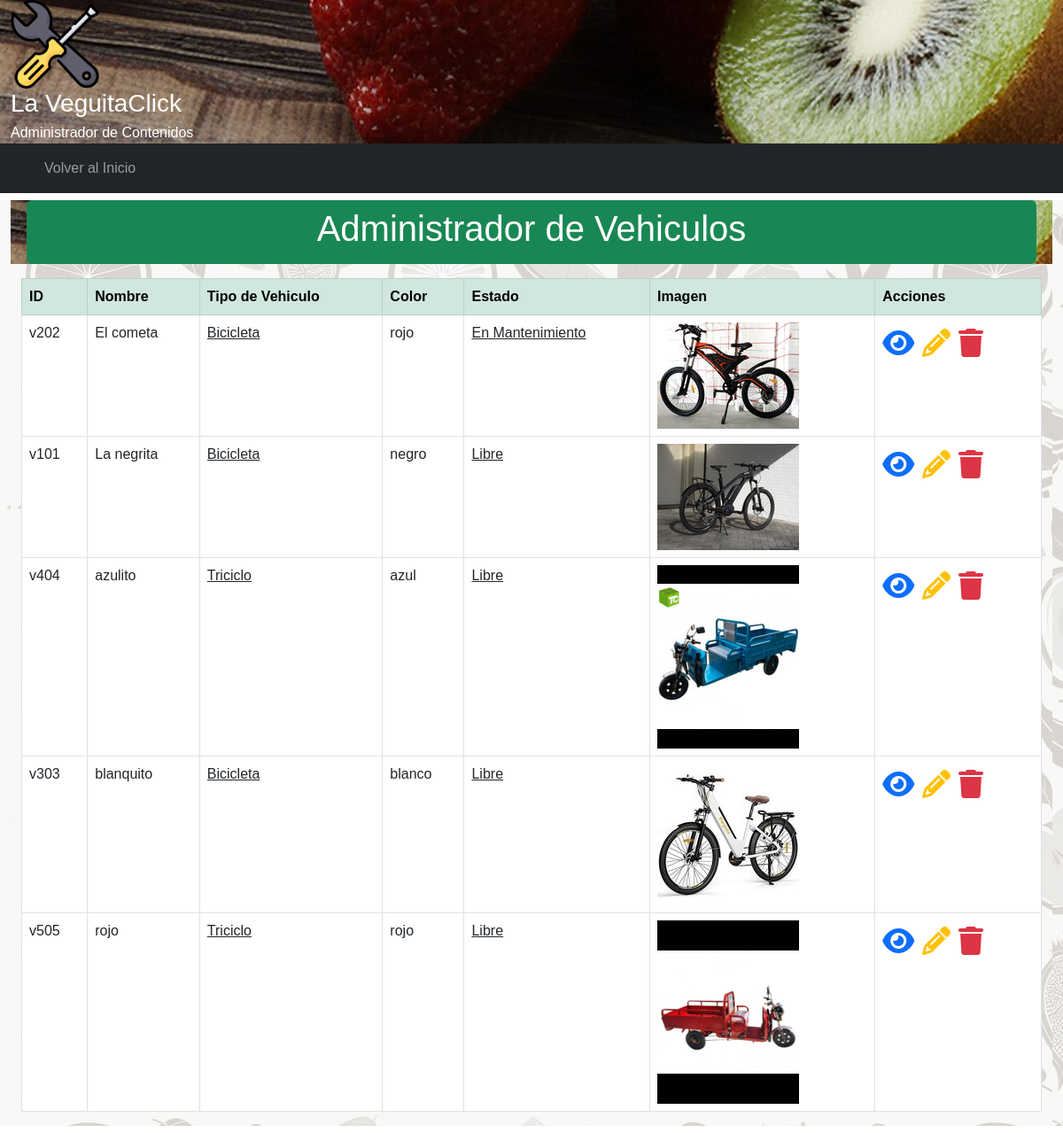
The app's page /crud/vehiculo/ with its own data.
### crud/models.py (models this page shows, shortened)
class Vehiculo(models.Model):
    idVehiculo = models.CharField(primary_key=True,verbose_name='ID',max_length=20)
    nombre = models.CharField(verbose_name='Nombre',max_length=250)
    tipo = models.ForeignKey(TipoVehiculo,verbose_name='Tipo de Vehiculo',on_delete=models.CASCADE)
    color = models.CharField(verbose_name='Color de Vehiculo',max_length=12)
    estado = models.ForeignKey(EstadoVehiculo,verbose_name='Estado de Vehiculo',on_delete=models.CASCADE)
    image = models.ImageField(verbose_name='Imagen',upload_to='vehiculo',null=True,blank=True)
    created_at = models.DateTimeField(verbose_name='Fecha creación', auto_now_add=True)
    updated_at = models.DateTimeField(verbose_name='Fecha actualización', auto_now=True)
    class Meta:
        verbose_name = 'vehiculo'
        verbose_name_plural = 'vehiculos'
        ordering = ['nombre']

class TipoVehiculo(models.Model):
    tipo = models.CharField(verbose_name='Tipo de Vehiculo', max_length=50)
    created_at = models.DateTimeField(verbose_name='Fecha creación', auto_now_add=True)
    updated_at = models.DateTimeField(verbose_name='Fecha actualización', auto_now=True)
    class Meta:
        verbose_name = 'tipo de vehiculo'
        verbose_name_plural = 'tipo de vehiculos'
        ordering = ['id']
    def __str__(self) -> str:
        return self.tipo

class EstadoVehiculo(models.Model):
    estado = models.CharField(verbose_name='Estado de Vehiculo', max_length=50)
    created_at = models.DateTimeField(verbose_name='Fecha creación', auto_now_add=True)
    updated_at = models.DateTimeField(verbose_name='Fecha actualización', auto_now=True)
    class Meta:
        verbose_name = 'estado de vehiculo'
        verbose_name_plural = 'estado de vehiculos'
        ordering = ['id']
    def __str__(self) -> str:
        return self.estado

### crud/views.py (the view)
# urls.py: path('vehiculo/', vehiculo_lista, name="vehiculo"),
def vehiculo_lista(request):
    context = {'vehiculo': Vehiculo.objects.all()}
    return render(request,'crud/vehiculo.html',context)

### crud/templates/crud/vehiculo.html (shortened to what this page needs)
{% extends 'crud/base.html' %}
{% load static %}
{% block main_content %}
<div class="container-fluid">
<main>
<header>
   <div class="container my-2 p-2 text-white text-center rounded bg-success">
      <h1>Administrador de Vehiculos</h1>
   </div>
</header>
 <div class="container-fluid my-2">
     <div class="table-responsive">
        <table class="table table-bordered">
            <thead class="table-success">
                <tr>
                    <th>ID</th>
                    <th>Nombre</th>
                    <th>Tipo de Vehiculo</th>
                    <th>Color</th>
                    <th>Estado</th>
                    <th>Imagen</th>
                    <th>Acciones</th>
                </tr>
            </thead>
            <tbody>
                {% for v in vehiculo %}
                <tr>
                    <td>{{v.idVehiculo}}</td>
                    <td>{{v.nombre}}</td>
                    <td>
                        <a class=" text-dark" href="/crud/vehiculo/tipo/{{v.producto.idVehiculo}}">{{v.tipo}}</a>
                    </td>
                    <td>{{v.color}}</td>
                    <td>
                        <a class=" text-dark" href="/crud/vehiculo/estado/{{v.estado}}">{{v.estado}}</a>
                    </td>
                    <td>
                        {% if v.image %}
                        <img class="img-vehiculo" src="{{v.image.url}}" alt="{{v.nombre}}">
                        {% else%}
                        <img class="img-vehiculo" src="{% static 'crud/img/image_not_found.jpg' %}" alt="INF">
                        {% endif %}
                    </td>
                    <td>
                        <a class="text-decoration-none" href="{% url 'vehiculo-detail' vehiculo_id=v.idVehiculo %}">
                            <span class="text-primary fs-2">
                                <i class="fa-solid fa-eye"></i>
                            </span>
                        </a>
                        <a class="text-decoration-none" href="{% url 'vehiculo-edit' vehiculo_id=v.idVehiculo %}">
                            <span class="text-warning fs-2">
                                <i class="fa-solid fa-pencil"></i>
                            </span>
                        </a>
                        <a class="text-decoration-none modal-borrar" data-bs-toggle="modal"
                            data-bs-target="#staticBackdrop"
                            data-href="{% url 'vehiculo-delete' vehiculo_id=v.idVehiculo %}">
                            <span class="text-danger fs-2">
                                <i class="fa-solid fa-trash"></i>
                            </span>
                        </a>
                    </td>
                </tr>
                {% endfor %}
            </tbody>
        </table>
    </div>
</main>
</div>
{% endblock %}

### crud/static/crud/css/styles.css (style rules this page uses)
body { margin: 0px; padding: 0px; font-family: Verdana, Geneva, Tahoma, sans-serif; }
header { background: url("img/bg-header.png"); color: white; }
header { background-color: rgb(35, 179, 109); color: white; }
main { background: url("img/bg-page.png"); background-color: white; }

### records on screen
Vehiculo: idVehiculo "v202", nombre "El cometa", tipo "Bicicleta", color "rojo", estado "En Mantenimiento", image (picture)
Vehiculo: idVehiculo "v101", nombre "La negrita", tipo "Bicicleta", color "negro", estado "Libre", image (picture)
Vehiculo: idVehiculo "v404", nombre "azulito", tipo "Triciclo", color "azul", estado "Libre", image (picture)
Vehiculo: idVehiculo "v303", nombre "blanquito", tipo "Bicicleta", color "blanco", estado "Libre", image (picture)
Vehiculo: idVehiculo "v505", nombre "rojo", tipo "Triciclo", color "rojo", estado "Libre", image (picture)
